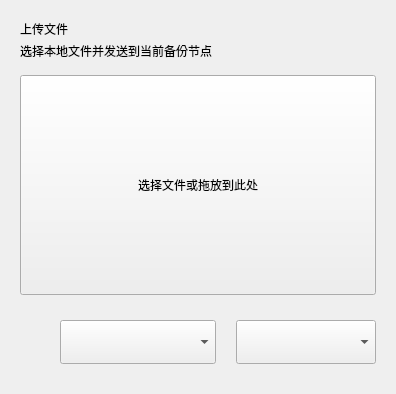
              <widget class="QWidget" name="UploadStep1">
               <layout class="QVBoxLayout" name="verticalLayout_7">
                <property name="spacing">
                 <number>15</number>
                </property>
                <property name="leftMargin">
                 <number>20</number>
                </property>
                <property name="topMargin">
                 <number>20</number>
                </property>
                <property name="rightMargin">
                 <number>20</number>
                </property>
                <property name="bottomMargin">
                 <number>20</number>
                </property>
                <item>
                 <layout class="QVBoxLayout" name="uploadIntroLayout">
                  <property name="spacing">
                   <number>4</number>
                  </property>
                  <item>
                   <widget class="QLabel" name="uploadPageTitle">
                    <property name="sizePolicy">
                     <sizepolicy hsizetype="Preferred" vsizetype="Fixed">
                      <horstretch>0</horstretch>
                      <verstretch>0</verstretch>
                     </sizepolicy>
                    </property>
                    <property name="text">
                     <string>上传文件</string>
                    </property>
                   </widget>
                  </item>
                  <item>
                   <widget class="QLabel" name="uploadPageSubtitle">
                    <property name="sizePolicy">
                     <sizepolicy hsizetype="Preferred" vsizetype="Fixed">
                      <horstretch>0</horstretch>
                      <verstretch>0</verstretch>
                     </sizepolicy>
                    </property>
                    <property name="text">
                     <string>选择本地文件并发送到当前备份节点</string>
                    </property>
                   </widget>
                  </item>
                 </layout>
                </item>
                <item>
                 <widget class="QPushButton" name="CheckFiles">
                  <property name="sizePolicy">
                   <sizepolicy hsizetype="Expanding" vsizetype="Expanding">
                    <horstretch>1</horstretch>
                    <verstretch>0</verstretch>
                   </sizepolicy>
                  </property>
                  <property name="minimumSize">
                   <size>
                    <width>0</width>
                    <height>220</height>
                   </size>
                  </property>
                  <property name="maximumSize">
                   <size>
                    <width>16777215</width>
                    <height>400</height>
                   </size>
                  </property>
                  <property name="toolTip">
                   <string>点击按钮选择文件或直接拖动文件到此处进行上传</string>
                  </property>
                  <property name="text">
                   <string>选择文件或拖放到此处</string>
                  </property>
                  <property name="icon">
                   <iconset theme="QIcon::ThemeIcon::WindowNew">
                    <normaloff>.</normaloff>.</iconset>
                  </property>
                  <property name="iconSize">
                   <size>
                    <width>72</width>
                    <height>72</height>
                   </size>
                  </property>
                 </widget>
                </item>
                <item>
                 <layout class="QVBoxLayout" name="verticalLayout_11">
                  <property name="spacing">
                   <number>10</number>
                  </property>
                  <property name="leftMargin">
                   <number>0</number>
                  </property>
                  <property name="topMargin">
                   <number>10</number>
                  </property>
                  <property name="rightMargin">
                   <number>0</number>
                  </property>
                  <property name="bottomMargin">
                   <number>10</number>
                  </property>
                  <item>
                   <layout class="QHBoxLayout" name="nodeSelectionLayout">
                    <item>
                     <spacer name="nodeSelectionSpacer">
                      <property name="sizeType">
                       <enum>QSizePolicy::Fixed</enum>
                      </property>
                      <property name="sizeHint" stdset="0">
                       <size>
                        <width>40</width>
                        <height>20</height>
                       </size>
                      </property>
                     </spacer>
                    </item>
                    <item>
                     <widget class="QComboBox" name="CheckBackupNode">
                      <property name="sizePolicy">
                       <sizepolicy hsizetype="Fixed" vsizetype="Fixed">
                        <horstretch>0</horstretch>
                        <verstretch>0</verstretch>
                       </sizepolicy>
                      </property>
                      <property name="minimumSize">
                       <size>
                        <width>156</width>
                        <height>44</height>
                       </size>
                      </property>
                      <property name="toolTip">
                       <string>点击下拉菜单选择要使用的备份节点</string>
                      </property>
                      <property name="placeholderText">
                       <string>备份节点</string>
                      </property>
                     </widget>
                    </item>
                    <item>
                     <spacer name="nodeSelectionSpacing">
                      <property name="sizeType">
                       <enum>QSizePolicy::Fixed</enum>
                      </property>
                      <property name="sizeHint" stdset="0">
                       <size>
                        <width>10</width>
                        <height>20</height>
                       </size>
                      </property>
                     </spacer>
                    </item>
                    <item>
                     <widget class="QComboBox" name="CheckBackupWay">
                      <property name="sizePolicy">
                       <sizepolicy hsizetype="Fixed" vsizetype="Fixed">
                        <horstretch>0</horstretch>
                        <verstretch>0</verstretch>
                       </sizepolicy>
                      </property>
                      <property name="minimumSize">
                       <size>
                        <width>140</width>
                        <height>44</height>
                       </size>
                      </property>
                      <property name="toolTip">
                       <string>选择备份方式：定时备份或立即备份</string>
                      </property>
                      <property name="placeholderText">
                       <string>备份方式</string>
                      </property>
                      <item>
                       <property name="text">
                        <string>定时备份</string>
                       </property>
                      </item>
                      <item>
                       <property name="text">
                        <string>立即备份</string>
                       </property>
                      </item>
                     </widget>
                    </item>
                   </layout>
                  </item>
                 </layout>
                </item>
               </layout>
              </widget>
